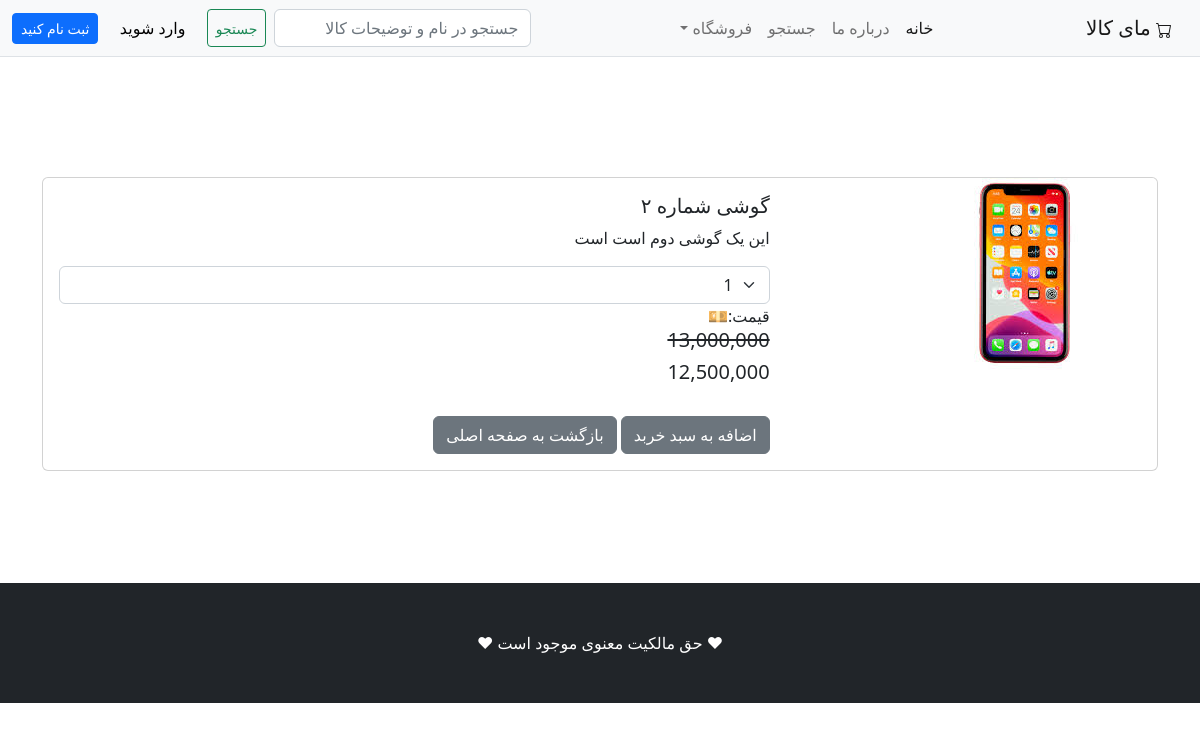
The app's page /product/2 with its own data.
### shop/models.py (models this page shows, shortened)
class Product(models.Model):
    name = models.CharField(max_length=100)
    category = models.ForeignKey(Category, on_delete=models.CASCADE,default=1)
    price = models.DecimalField(decimal_places=0, max_digits=10,default=0)
    description = models.CharField(max_length=500,default='', blank=True,null=True)
    picture=models.ImageField(upload_to='upload/product')
    is_sale=models.BooleanField(default=False)
    seal_price=models.DecimalField(decimal_places=0, max_digits=10,default=0)
    star=models.IntegerField(default=0,validators=[MinValueValidator(0),MaxValueValidator(5)])

### shop/views.py (the view)
# urls.py: path('product/<int:pk>',views.product,name='product'),
def product(request,pk):
    product = Product.objects.get(pk=pk)
    return render(request,'product.html',{'product':product})

### cart/context_processors.py (called while the page is built)
def cart(request):
    return {'cart': Cart(request)}

### shop/templates/product.html (shortened to what this page needs)
{% extends 'base.html' %}
{% load humanize %}
{% block content %}
<br><br><br><br><br>
    <div class="container">
    <div class="card mb-3" >
  <div class="row g-0">
    <div class="col-md-4">
      <img src="{{ product.picture.url }}" class="img-fluid rounded-start" alt="...">
    </div>
    <div class="col-md-8">
      <div class="card-body">
        <h5 class="card-title">{{ product.name }}</h5>
        <p class="card-text">{{ product.description }}</p>
              <select class="form-select" id="cart-qty">
          <option value="1">1</option>
        </select>
          {% if product.is_sale %} قیمت:💴
              <strike><h5 class="card-title">{{ product.price | intcomma}}</h5></strike> <h5 class="card-title">{{ product.seal_price  | intcomma}}</h5>
          {% else %}
        <h5 class="card-title">{{ product.price | intcomma }}</h5>
          {% endif %}
      <br>
      <button type="button" value="{{ product.id }}" id="add-cart" class="btn btn-secondary">اضافه به سبد خربد</button>
          <a href="{% url 'home' %}" class="btn btn-secondary">بازگشت به صفحه اصلی</a>
      </div>
    </div>
  </div>
</div>
    </div>
    <br><br><br><br>
{% endblock %}

### records on screen
Product: picture (picture), name "گوشی شماره ۲", description "این یک گوشی دوم است است", price "13,000,000", seal_price "12,500,000"
